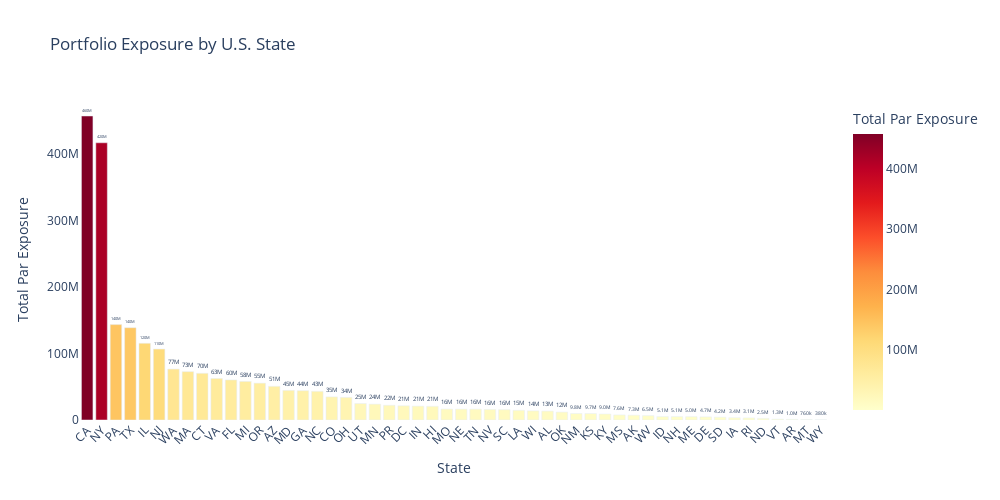

Notebook code for this chart:
### Markdown cell above
### Question 8: How geographically diversified is the portfolio?
##### Calculate portfolio exposure by U.S. state, based on Par value.

### Code cell
def analyze_geographic_diversity(df):

    if 'State' not in df.columns:
        print("The dataset does not contain a 'State' column. Please provide the correct column for geographic info.")
        return

    state_exposure = (
        df.groupby('State', observed=True)['Par']
        .sum()
        .reset_index()
        .sort_values(by='Par', ascending=False)
    )
    
    display(state_exposure)
    
    fig = px.bar(
        state_exposure,
        x='State',
        y='Par',
        text='Par',
        title='Portfolio Exposure by U.S. State',
        labels={'Par': 'Total Par Exposure'},
        color='Par',
        color_continuous_scale=shared_color_scale
    )
    
    fig.update_traces(texttemplate='%{text:.2s}', textposition='outside')
    fig.update_layout(
        xaxis_tickangle=-45,
        width=1000,
        height=500,
        plot_bgcolor='white'
    )
    
    fig.show()


analyze_geographic_diversity(merged_data)

### Figure 1 — Plotly figure (JSON) as saved in the notebook; plotly's stock layout.template omitted (floating-point values rounded to 4 significant figures)
{"data": [{"hovertemplate": "State=%{x}<br>Total Par Exposure=%{marker.color}<extra></extra>", "legendgroup": "", "marker": {"color": [457500000.0, 417200000.0, 143500000.0, 138900000.0, 115400000.0, 106800000.0, 76640000.0, 72730000.0, 70290000.0, 62540000.0, 60300000.0, 58070000.0, 55480000.0, 50700000.0, 44610000.0, 44110000.0, 43200000.0, 34800000.0, 34060000.0, 24810000.0, 23900000.0, 22190000.0, 21420000.0, 20890000.0, 20610000.0, 16450000.0, 16380000.0, 16330000.0, 15910000.0, 15580000.0, 14600000.0, 13760000.0, 13430000.0, 11910000.0, 9780000.0, 9735000.0, 9020000.0, 7640000.0, 7285000.0, 6547000.0, 5105000.0, 5087000.0, 4975000.0, 4730000.0, 4230000.0, 3400000.0, 3135000.0, 2450000.0, 1290000.0, 995000.0, 755000.0, 375000.0], "coloraxis": "coloraxis", "pattern": {"shape": ""}}, "name": "", "orientation": "v", "showlegend": false, "text": [457500000.0, 417200000.0, 143500000.0, 138900000.0, 115400000.0, 106800000.0, 76640000.0, 72730000.0, 70290000.0, 62540000.0, 60300000.0, 58070000.0, 55480000.0, 50700000.0, 44610000.0, 44110000.0, 43200000.0, 34800000.0, 34060000.0, 24810000.0, 23900000.0, 22190000.0, 21420000.0, 20890000.0, 20610000.0, 16450000.0, 16380000.0, 16330000.0, 15910000.0, 15580000.0, 14600000.0, 13760000.0, 13430000.0, 11910000.0, 9780000.0, 9735000.0, 9020000.0, 7640000.0, 7285000.0, 6547000.0, 5105000.0, 5087000.0, 4975000.0, 4730000.0, 4230000.0, 3400000.0, 3135000.0, 2450000.0, 1290000.0, 995000.0, 755000.0, 375000.0], "textposition": "outside", "texttemplate": "%{text:.2s}", "type": "bar", "x": ["CA", "NY", "PA", "TX", "IL", "NJ", "WA", "MA", "CT", "VA", "FL", "MI", "OR", "AZ", "MD", "GA", "NC", "CO", "OH", "UT", "MN", "PR", "DC", "IN", "HI", "MO", "NE", "TN", "NV", "SC", "LA", "WI", "AL", "OK", "NM", "KS", "KY", "MS", "AK", "WV", "ID", "NH", "ME", "DE", "SD", "IA", "RI", "ND", "VT", "AR", "MT", "WY"], "xaxis": "x", "y": [457500000.0, 417200000.0, 143500000.0, 138900000.0, 115400000.0, 106800000.0, 76640000.0, 72730000.0, 70290000.0, 62540000.0, 60300000.0, 58070000.0, 55480000.0, 50700000.0, 44610000.0, 44110000.0, 43200000.0, 34800000.0, 34060000.0, 24810000.0, 23900000.0, 22190000.0, 21420000.0, 20890000.0, 20610000.0, 16450000.0, 16380000.0, 16330000.0, 15910000.0, 15580000.0, 14600000.0, 13760000.0, 13430000.0, 11910000.0, 9780000.0, 9735000.0, 9020000.0, 7640000.0, 7285000.0, 6547000.0, 5105000.0, 5087000.0, 4975000.0, 4730000.0, 4230000.0, 3400000.0, 3135000.0, 2450000.0, 1290000.0, 995000.0, 755000.0, 375000.0], "yaxis": "y"}], "layout": {"barmode": "relative", "coloraxis": {"colorbar": {"title": {"text": "Total Par Exposure"}}, "colorscale": [[0, "rgb(255,255,204)"], [0.125, "rgb(255,237,160)"], [0.25, "rgb(254,217,118)"], [0.375, "rgb(254,178,76)"], [0.5, "rgb(253,141,60)"], [0.625, "rgb(252,78,42)"], [0.75, "rgb(227,26,28)"], [0.875, "rgb(189,0,38)"], [1, "rgb(128,0,38)"]]}, "height": 500, "legend": {"tracegroupgap": 0}, "plot_bgcolor": "white", "title": {"text": "Portfolio Exposure by U.S. State"}, "width": 1000, "xaxis": {"anchor": "y", "autorange": true, "domain": [0, 1], "range": [-0.5, 51.5], "tickangle": -45, "title": {"text": "State"}, "type": "category"}, "yaxis": {"anchor": "x", "autorange": true, "domain": [0, 1], "range": [0, 481600000.0], "title": {"text": "Total Par Exposure"}, "type": "linear"}}}
